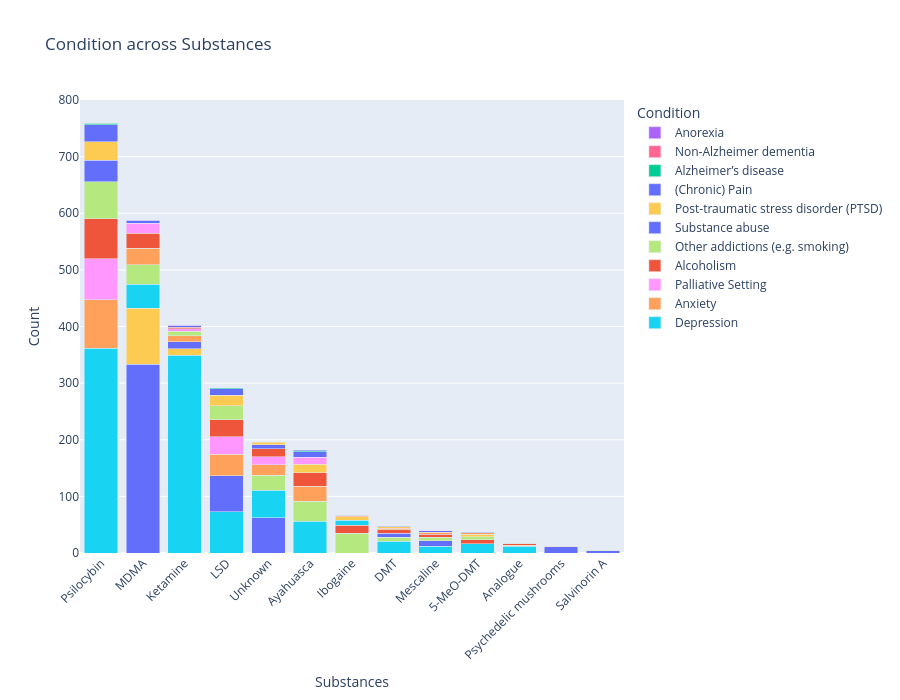

Here is the notebook cell this chart was saved with:
### Code cell
counts = plot_task_stacked_bar_interactive(
    df_2025_class,
    x_task="Substances",
    group_task="Condition",
    exclude_labels={
        "Condition": ["Psychiatric condition", "Recreational Drug Use", "Healthy Participants"],
        "Substances": ["Combination Therapy", 'Ketamine']
    },
    merge_labels={
        "Substances": {
            "Ketamine": ["Ketamine", "R-Ketamine", "S-Ketamine"]
        }
    }
)

### Figure 1 — Plotly figure (JSON) as saved in the notebook; plotly's stock layout.template omitted (floating-point values rounded to 4 significant figures)
{"data": [{"customdata": [37.36], "hovertemplate": "<b>%{x}</b><br>Depression<br>Count: %{y}<br>Percentage: %{customdata:.1f}%<extra></extra>", "marker": {"color": "#19D3F3"}, "name": "Depression", "showlegend": true, "type": "bar", "x": ["Psilocybin"], "y": [362]}, {"customdata": [8.772], "hovertemplate": "<b>%{x}</b><br>Anxiety<br>Count: %{y}<br>Percentage: %{customdata:.1f}%<extra></extra>", "marker": {"color": "#FFA15A"}, "name": "Anxiety", "showlegend": true, "type": "bar", "x": ["Psilocybin"], "y": [85]}, {"customdata": [7.534], "hovertemplate": "<b>%{x}</b><br>Palliative Setting<br>Count: %{y}<br>Percentage: %{customdata:.1f}%<extra></extra>", "marker": {"color": "#FF97FF"}, "name": "Palliative Setting", "showlegend": true, "type": "bar", "x": ["Psilocybin"], "y": [73]}, {"customdata": [7.224], "hovertemplate": "<b>%{x}</b><br>Alcoholism<br>Count: %{y}<br>Percentage: %{customdata:.1f}%<extra></extra>", "marker": {"color": "#EF553B"}, "name": "Alcoholism", "showlegend": true, "type": "bar", "x": ["Psilocybin"], "y": [70]}, {"customdata": [6.811], "hovertemplate": "<b>%{x}</b><br>Other addictions (e.g. smoking)<br>Count: %{y}<br>Percentage: %{customdata:.1f}%<extra></extra>", "marker": {"color": "#B6E880"}, "name": "Other addictions (e.g. smoking)", "showlegend": true, "type": "bar", "x": ["Psilocybin"], "y": [66]}, {"customdata": [3.922], "hovertemplate": "<b>%{x}</b><br>Substance abuse<br>Count: %{y}<br>Percentage: %{customdata:.1f}%<extra></extra>", "marker": {"color": "#636EFA"}, "name": "Substance abuse", "showlegend": true, "type": "bar", "x": ["Psilocybin"], "y": [38]}, {"customdata": [3.302], "hovertemplate": "<b>%{x}</b><br>Post-traumatic stress disorder (PTSD)<br>Count: %{y}<br>Percentage: %{customdata:.1f}%<extra></extra>", "marker": {"color": "#FECB52"}, "name": "Post-traumatic stress disorder (PTSD)", "showlegend": true, "type": "bar", "x": ["Psilocybin"], "y": [32]}, {"customdata": [3.096], "hovertemplate": "<b>%{x}</b><br>(Chronic) Pain<br>Count: %{y}<br>Percentage: %{customdata:.1f}%<extra></extra>", "marker": {"color": "#636EFA"}, "name": "(Chronic) Pain", "showlegend": true, "type": "bar", "x": ["Psilocybin"], "y": [30]}, {"customdata": [0.3096], "hovertemplate": "<b>%{x}</b><br>Alzheimer’s disease<br>Count: %{y}<br>Percentage: %{customdata:.1f}%<extra></extra>", "marker": {"color": "#00CC96"}, "name": "Alzheimer’s disease", "showlegend": true, "type": "bar", "x": ["Psilocybin"], "y": [3]}, {"customdata": [0.1032], "hovertemplate": "<b>%{x}</b><br>Non-Alzheimer dementia<br>Count: %{y}<br>Percentage: %{customdata:.1f}%<extra></extra>", "marker": {"color": "#FF6692"}, "name": "Non-Alzheimer dementia", "showlegend": true, "type": "bar", "x": ["Psilocybin"], "y": [1]}, {"customdata": [18.86], "hovertemplate": "<b>%{x}</b><br>Substance abuse<br>Count: %{y}<br>Percentage: %{customdata:.1f}%<extra></extra>", "marker": {"color": "#636EFA"}, "name": "Substance abuse", "showlegend": false, "type": "bar", "x": ["MDMA"], "y": [333]}, {"customdata": [5.606], "hovertemplate": "<b>%{x}</b><br>Post-traumatic stress disorder (PTSD)<br>Count: %{y}<br>Percentage: %{customdata:.1f}%<extra></extra>", "marker": {"color": "#FECB52"}, "name": "Post-traumatic stress disorder (PTSD)", "showlegend": false, "type": "bar", "x": ["MDMA"], "y": [99]}, {"customdata": [2.435], "hovertemplate": "<b>%{x}</b><br>Depression<br>Count: %{y}<br>Percentage: %{customdata:.1f}%<extra></extra>", "marker": {"color": "#19D3F3"}, "name": "Depression", "showlegend": false, "type": "bar", "x": ["MDMA"], "y": [43]}, {"customdata": [1.925], "hovertemplate": "<b>%{x}</b><br>Other addictions (e.g. smoking)<br>Count: %{y}<br>Percentage: %{customdata:.1f}%<extra></extra>", "marker": {"color": "#B6E880"}, "name": "Other addictions (e.g. smoking)", "showlegend": false, "type": "bar", "x": ["MDMA"], "y": [34]}, {"customdata": [1.642], "hovertemplate": "<b>%{x}</b><br>Anxiety<br>Count: %{y}<br>Percentage: %{customdata:.1f}%<extra></extra>", "marker": {"color": "#FFA15A"}, "name": "Anxiety", "showlegend": false, "type": "bar", "x": ["MDMA"], "y": [29]}, {"customdata": [1.529], "hovertemplate": "<b>%{x}</b><br>Alcoholism<br>Count: %{y}<br>Percentage: %{customdata:.1f}%<extra></extra>", "marker": {"color": "#EF553B"}, "name": "Alcoholism", "showlegend": false, "type": "bar", "x": ["MDMA"], "y": [27]}, {"customdata": [0.9626], "hovertemplate": "<b>%{x}</b><br>Palliative Setting<br>Count: %{y}<br>Percentage: %{customdata:.1f}%<extra></extra>", "marker": {"color": "#FF97FF"}, "name": "Palliative Setting", "showlegend": false, "type": "bar", "x": ["MDMA"], "y": [17]}, {"customdata": [0.2831], "hovertemplate": "<b>%{x}</b><br>(Chronic) Pain<br>Count: %{y}<br>Percentage: %{customdata:.1f}%<extra></extra>", "marker": {"color": "#636EFA"}, "name": "(Chronic) Pain", "showlegend": false, "type": "bar", "x": ["MDMA"], "y": [5]}, {"customdata": [0.05663], "hovertemplate": "<b>%{x}</b><br>Anorexia<br>Count: %{y}<br>Percentage: %{customdata:.1f}%<extra></extra>", "marker": {"color": "#AB63FA"}, "name": "Anorexia", "showlegend": true, "type": "bar", "x": ["MDMA"], "y": [1]}, {"customdata": [79.32], "hovertemplate": "<b>%{x}</b><br>Depression<br>Count: %{y}<br>Percentage: %{customdata:.1f}%<extra></extra>", "marker": {"color": "#19D3F3"}, "name": "Depression", "showlegend": false, "type": "bar", "x": ["Ketamine"], "y": [349]}, {"customdata": [2.727], "hovertemplate": "<b>%{x}</b><br>Post-traumatic stress disorder (PTSD)<br>Count: %{y}<br>Percentage: %{customdata:.1f}%<extra></extra>", "marker": {"color": "#FECB52"}, "name": "Post-traumatic stress disorder (PTSD)", "showlegend": false, "type": "bar", "x": ["Ketamine"], "y": [12]}, {"customdata": [2.727], "hovertemplate": "<b>%{x}</b><br>(Chronic) Pain<br>Count: %{y}<br>Percentage: %{customdata:.1f}%<extra></extra>", "marker": {"color": "#636EFA"}, "name": "(Chronic) Pain", "showlegend": false, "type": "bar", "x": ["Ketamine"], "y": [12]}, {"customdata": [2.5], "hovertemplate": "<b>%{x}</b><br>Anxiety<br>Count: %{y}<br>Percentage: %{customdata:.1f}%<extra></extra>", "marker": {"color": "#FFA15A"}, "name": "Anxiety", "showlegend": false, "type": "bar", "x": ["Ketamine"], "y": [11]}, {"customdata": [1.818], "hovertemplate": "<b>%{x}</b><br>Other addictions (e.g. smoking)<br>Count: %{y}<br>Percentage: %{customdata:.1f}%<extra></extra>", "marker": {"color": "#B6E880"}, "name": "Other addictions (e.g. smoking)", "showlegend": false, "type": "bar", "x": ["Ketamine"], "y": [8]}, {"customdata": [0.9091], "hovertemplate": "<b>%{x}</b><br>Palliative Setting<br>Count: %{y}<br>Percentage: %{customdata:.1f}%<extra></extra>", "marker": {"color": "#FF97FF"}, "name": "Palliative Setting", "showlegend": false, "type": "bar", "x": ["Ketamine"], "y": [4]}, {"customdata": [0.6818], "hovertemplate": "<b>%{x}</b><br>Alcoholism<br>Count: %{y}<br>Percentage: %{customdata:.1f}%<extra></extra>", "marker": {"color": "#EF553B"}, "name": "Alcoholism", "showlegend": false, "type": "bar", "x": ["Ketamine"], "y": [3]}, {"customdata": [0.4545], "hovertemplate": "<b>%{x}</b><br>Substance abuse<br>Count: %{y}<br>Percentage: %{customdata:.1f}%<extra></extra>", "marker": {"color": "#636EFA"}, "name": "Substance abuse", "showlegend": false, "type": "bar", "x": ["Ketamine"], "y": [2]}, {"customdata": [0.2273], "hovertemplate": "<b>%{x}</b><br>Anorexia<br>Count: %{y}<br>Percentage: %{customdata:.1f}%<extra></extra>", "marker": {"color": "#AB63FA"}, "name": "Anorexia", "showlegend": false, "type": "bar", "x": ["Ketamine"], "y": [1]}, {"customdata": [10.85], "hovertemplate": "<b>%{x}</b><br>Depression<br>Count: %{y}<br>Percentage: %{customdata:.1f}%<extra></extra>", "marker": {"color": "#19D3F3"}, "name": "Depression", "showlegend": false, "type": "bar", "x": ["LSD"], "y": [73]}, {"customdata": [9.361], "hovertemplate": "<b>%{x}</b><br>Substance abuse<br>Count: %{y}<br>Percentage: %{customdata:.1f}%<extra></extra>", "marker": {"color": "#636EFA"}, "name": "Substance abuse", "showlegend": false, "type": "bar", "x": ["LSD"], "y": [63]}, {"customdata": [5.646], "hovertemplate": "<b>%{x}</b><br>Anxiety<br>Count: %{y}<br>Percentage: %{customdata:.1f}%<extra></extra>", "marker": {"color": "#FFA15A"}, "name": "Anxiety", "showlegend": false, "type": "bar", "x": ["LSD"], "y": [38]}, {"customdata": [4.606], "hovertemplate": "<b>%{x}</b><br>Palliative Setting<br>Count: %{y}<br>Percentage: %{customdata:.1f}%<extra></extra>", "marker": {"color": "#FF97FF"}, "name": "Palliative Setting", "showlegend": false, "type": "bar", "x": ["LSD"], "y": [31]}, {"customdata": [4.458], "hovertemplate": "<b>%{x}</b><br>Alcoholism<br>Count: %{y}<br>Percentage: %{customdata:.1f}%<extra></extra>", "marker": {"color": "#EF553B"}, "name": "Alcoholism", "showlegend": false, "type": "bar", "x": ["LSD"], "y": [30]}, {"customdata": [3.715], "hovertemplate": "<b>%{x}</b><br>Other addictions (e.g. smoking)<br>Count: %{y}<br>Percentage: %{customdata:.1f}%<extra></extra>", "marker": {"color": "#B6E880"}, "name": "Other addictions (e.g. smoking)", "showlegend": false, "type": "bar", "x": ["LSD"], "y": [25]}, {"customdata": [2.823], "hovertemplate": "<b>%{x}</b><br>Post-traumatic stress disorder (PTSD)<br>Count: %{y}<br>Percentage: %{customdata:.1f}%<extra></extra>", "marker": {"color": "#FECB52"}, "name": "Post-traumatic stress disorder (PTSD)", "showlegend": false, "type": "bar", "x": ["LSD"], "y": [19]}, {"customdata": [1.634], "hovertemplate": "<b>%{x}</b><br>(Chronic) Pain<br>Count: %{y}<br>Percentage: %{customdata:.1f}%<extra></extra>", "marker": {"color": "#636EFA"}, "name": "(Chronic) Pain", "showlegend": false, "type": "bar", "x": ["LSD"], "y": [11]}, {"customdata": [0.2972], "hovertemplate": "<b>%{x}</b><br>Alzheimer’s disease<br>Count: %{y}<br>Percentage: %{customdata:.1f}%<extra></extra>", "marker": {"color": "#00CC96"}, "name": "Alzheimer’s disease", "showlegend": false, "type": "bar", "x": ["LSD"], "y": [2]}, {"customdata": [14.49], "hovertemplate": "<b>%{x}</b><br>Substance abuse<br>Count: %{y}<br>Percentage: %{customdata:.1f}%<extra></extra>", "marker": {"color": "#636EFA"}, "name": "Substance abuse", "showlegend": false, "type": "bar", "x": ["Unknown"], "y": [62]}, {"customdata": [11.45], "hovertemplate": "<b>%{x}</b><br>Depression<br>Count: %{y}<br>Percentage: %{customdata:.1f}%<extra></extra>", "marker": {"color": "#19D3F3"}, "name": "Depression", "showlegend": false, "type": "bar", "x": ["Unknown"], "y": [49]}, {"customdata": [6.075], "hovertemplate": "<b>%{x}</b><br>Other addictions (e.g. smoking)<br>Count: %{y}<br>Percentage: %{customdata:.1f}%<extra></extra>", "marker": {"color": "#B6E880"}, "name": "Other addictions (e.g. smoking)", "showlegend": false, "type": "bar", "x": ["Unknown"], "y": [26]}, {"customdata": [4.439], "hovertemplate": "<b>%{x}</b><br>Anxiety<br>Count: %{y}<br>Percentage: %{customdata:.1f}%<extra></extra>", "marker": {"color": "#FFA15A"}, "name": "Anxiety", "showlegend": false, "type": "bar", "x": ["Unknown"], "y": [19]}, {"customdata": [3.271], "hovertemplate": "<b>%{x}</b><br>Palliative Setting<br>Count: %{y}<br>Percentage: %{customdata:.1f}%<extra></extra>", "marker": {"color": "#FF97FF"}, "name": "Palliative Setting", "showlegend": false, "type": "bar", "x": ["Unknown"], "y": [14]}, {"customdata": [3.271], "hovertemplate": "<b>%{x}</b><br>Alcoholism<br>Count: %{y}<br>Percentage: %{customdata:.1f}%<extra></extra>", "marker": {"color": "#EF553B"}, "name": "Alcoholism", "showlegend": false, "type": "bar", "x": ["Unknown"], "y": [14]}, {"customdata": [1.636], "hovertemplate": "<b>%{x}</b><br>(Chronic) Pain<br>Count: %{y}<br>Percentage: %{customdata:.1f}%<extra></extra>", "marker": {"color": "#636EFA"}, "name": "(Chronic) Pain", "showlegend": false, "type": "bar", "x": ["Unknown"], "y": [7]}, {"customdata": [1.168], "hovertemplate": "<b>%{x}</b><br>Post-traumatic stress disorder (PTSD)<br>Count: %{y}<br>Percentage: %{customdata:.1f}%<extra></extra>", "marker": {"color": "#FECB52"}, "name": "Post-traumatic stress disorder (PTSD)", "showlegend": false, "type": "bar", "x": ["Unknown"], "y": [5]}, {"customdata": [16.14], "hovertemplate": "<b>%{x}</b><br>Depression<br>Count: %{y}<br>Percentage: %{customdata:.1f}%<extra></extra>", "marker": {"color": "#19D3F3"}, "name": "Depression", "showlegend": false, "type": "bar", "x": ["Ayahuasca"], "y": [56]}, {"customdata": [10.09], "hovertemplate": "<b>%{x}</b><br>Other addictions (e.g. smoking)<br>Count: %{y}<br>Percentage: %{customdata:.1f}%<extra></extra>", "marker": {"color": "#B6E880"}, "name": "Other addictions (e.g. smoking)", "showlegend": false, "type": "bar", "x": ["Ayahuasca"], "y": [35]}, {"customdata": [7.781], "hovertemplate": "<b>%{x}</b><br>Anxiety<br>Count: %{y}<br>Percentage: %{customdata:.1f}%<extra></extra>", "marker": {"color": "#FFA15A"}, "name": "Anxiety", "showlegend": false, "type": "bar", "x": ["Ayahuasca"], "y": [27]}, {"customdata": [6.916], "hovertemplate": "<b>%{x}</b><br>Alcoholism<br>Count: %{y}<br>Percentage: %{customdata:.1f}%<extra></extra>", "marker": {"color": "#EF553B"}, "name": "Alcoholism", "showlegend": false, "type": "bar", "x": ["Ayahuasca"], "y": [24]}, {"customdata": [4.323], "hovertemplate": "<b>%{x}</b><br>Post-traumatic stress disorder (PTSD)<br>Count: %{y}<br>Percentage: %{customdata:.1f}%<extra></extra>", "marker": {"color": "#FECB52"}, "name": "Post-traumatic stress disorder (PTSD)", "showlegend": false, "type": "bar", "x": ["Ayahuasca"], "y": [15]}, {"customdata": [3.458], "hovertemplate": "<b>%{x}</b><br>Palliative Setting<br>Count: %{y}<br>Percentage: %{customdata:.1f}%<extra></extra>", "marker": {"color": "#FF97FF"}, "name": "Palliative Setting", "showlegend": false, "type": "bar", "x": ["Ayahuasca"], "y": [12]}, {"customdata": [2.882], "hovertemplate": "<b>%{x}</b><br>Substance abuse<br>Count: %{y}<br>Percentage: %{customdata:.1f}%<extra></extra>", "marker": {"color": "#636EFA"}, "name": "Substance abuse", "showlegend": false, "type": "bar", "x": ["Ayahuasca"], "y": [10]}, {"customdata": [0.5764], "hovertemplate": "<b>%{x}</b><br>Alzheimer’s disease<br>Count: %{y}<br>Percentage: %{customdata:.1f}%<extra></extra>", "marker": {"color": "#00CC96"}, "name": "Alzheimer’s disease", "showlegend": false, "type": "bar", "x": ["Ayahuasca"], "y": [2]}, {"customdata": [0.2882], "hovertemplate": "<b>%{x}</b><br>(Chronic) Pain<br>Count: %{y}<br>Percentage: %{customdata:.1f}%<extra></extra>", "marker": {"color": "#636EFA"}, "name": "(Chronic) Pain", "showlegend": false, "type": "bar", "x": ["Ayahuasca"], "y": [1]}, {"customdata": [38.89], "hovertemplate": "<b>%{x}</b><br>Other addictions (e.g. smoking)<br>Count: %{y}<br>Percentage: %{customdata:.1f}%<extra></extra>", "marker": {"color": "#B6E880"}, "name": "Other addictions (e.g. smoking)", "showlegend": false, "type": "bar", "x": ["Ibogaine"], "y": [35]}, {"customdata": [15.56], "hovertemplate": "<b>%{x}</b><br>Alcoholism<br>Count: %{y}<br>Percentage: %{customdata:.1f}%<extra></extra>", "marker": {"color": "#EF553B"}, "name": "Alcoholism", "showlegend": false, "type": "bar", "x": ["Ibogaine"], "y": [14]}, {"customdata": [10], "hovertemplate": "<b>%{x}</b><br>Depression<br>Count: %{y}<br>Percentage: %{customdata:.1f}%<extra></extra>", "marker": {"color": "#19D3F3"}, "name": "Depression", "showlegend": false, "type": "bar", "x": ["Ibogaine"], "y": [9]}, {"customdata": [6.667], "hovertemplate": "<b>%{x}</b><br>Post-traumatic stress disorder (PTSD)<br>Count: %{y}<br>Percentage: %{customdata:.1f}%<extra></extra>", "marker": {"color": "#FECB52"}, "name": "Post-traumatic stress disorder (PTSD)", "showlegend": false, "type": "bar", "x": ["Ibogaine"], "y": [6]}, {"customdata": [2.222], "hovertemplate": "<b>%{x}</b><br>Anxiety<br>Count: %{y}<br>Percentage: %{customdata:.1f}%<extra></extra>", "marker": {"color": "#FFA15A"}, "name": "Anxiety", "showlegend": false, "type": "bar", "x": ["Ibogaine"], "y": [2]}, {"customdata": [1.111], "hovertemplate": "<b>%{x}</b><br>Substance abuse<br>Count: %{y}<br>Percentage: %{customdata:.1f}%<extra></extra>", "marker": {"color": "#636EFA"}, "name": "Substance abuse", "showlegend": false, "type": "bar", "x": ["Ibogaine"], "y": [1]}, {"customdata": [1.111], "hovertemplate": "<b>%{x}</b><br>(Chronic) Pain<br>Count: %{y}<br>Percentage: %{customdata:.1f}%<extra></extra>", "marker": {"color": "#636EFA"}, "name": "(Chronic) Pain", "showlegend": false, "type": "bar", "x": ["Ibogaine"], "y": [1]}, {"customdata": [10.88], "hovertemplate": "<b>%{x}</b><br>Depression<br>Count: %{y}<br>Percentage: %{customdata:.1f}%<extra></extra>", "marker": {"color": "#19D3F3"}, "name": "Depression", "showlegend": false, "type": "bar", "x": ["DMT"], "y": [21]}, {"customdata": [3.627], "hovertemplate": "<b>%{x}</b><br>Other addictions (e.g. smoking)<br>Count: %{y}<br>Percentage: %{customdata:.1f}%<extra></extra>", "marker": {"color": "#B6E880"}, "name": "Other addictions (e.g. smoking)", "showlegend": false, "type": "bar", "x": ["DMT"], "y": [7]}, {"customdata": [3.627], "hovertemplate": "<b>%{x}</b><br>Substance abuse<br>Count: %{y}<br>Percentage: %{customdata:.1f}%<extra></extra>", "marker": {"color": "#636EFA"}, "name": "Substance abuse", "showlegend": false, "type": "bar", "x": ["DMT"], "y": [7]}, {"customdata": [3.109], "hovertemplate": "<b>%{x}</b><br>Alcoholism<br>Count: %{y}<br>Percentage: %{customdata:.1f}%<extra></extra>", "marker": {"color": "#EF553B"}, "name": "Alcoholism", "showlegend": false, "type": "bar", "x": ["DMT"], "y": [6]}, {"customdata": [1.554], "hovertemplate": "<b>%{x}</b><br>Anxiety<br>Count: %{y}<br>Percentage: %{customdata:.1f}%<extra></extra>", "marker": {"color": "#FFA15A"}, "name": "Anxiety", "showlegend": false, "type": "bar", "x": ["DMT"], "y": [3]}, {"customdata": [1.036], "hovertemplate": "<b>%{x}</b><br>Post-traumatic stress disorder (PTSD)<br>Count: %{y}<br>Percentage: %{customdata:.1f}%<extra></extra>", "marker": {"color": "#FECB52"}, "name": "Post-traumatic stress disorder (PTSD)", "showlegend": false, "type": "bar", "x": ["DMT"], "y": [2]}, {"customdata": [0.5181], "hovertemplate": "<b>%{x}</b><br>(Chronic) Pain<br>Count: %{y}<br>Percentage: %{customdata:.1f}%<extra></extra>", "marker": {"color": "#636EFA"}, "name": "(Chronic) Pain", "showlegend": false, "type": "bar", "x": ["DMT"], "y": [1]}, {"customdata": [12.77], "hovertemplate": "<b>%{x}</b><br>Depression<br>Count: %{y}<br>Percentage: %{customdata:.1f}%<extra></extra>", "marker": {"color": "#19D3F3"}, "name": "Depression", "showlegend": false, "type": "bar", "x": ["Mescaline"], "y": [12]}, {"customdata": [10.64], "hovertemplate": "<b>%{x}</b><br>Substance abuse<br>Count: %{y}<br>Percentage: %{customdata:.1f}%<extra></extra>", "marker": {"color": "#636EFA"}, "name": "Substance abuse", "showlegend": false, "type": "bar", "x": ["Mescaline"], "y": [10]}, {"customdata": [6.383], "hovertemplate": "<b>%{x}</b><br>Other addictions (e.g. smoking)<br>Count: %{y}<br>Percentage: %{customdata:.1f}%<extra></extra>", "marker": {"color": "#B6E880"}, "name": "Other addictions (e.g. smoking)", "showlegend": false, "type": "bar", "x": ["Mescaline"], "y": [6]}, {"customdata": [5.319], "hovertemplate": "<b>%{x}</b><br>Alcoholism<br>Count: %{y}<br>Percentage: %{customdata:.1f}%<extra></extra>", "marker": {"color": "#EF553B"}, "name": "Alcoholism", "showlegend": false, "type": "bar", "x": ["Mescaline"], "y": [5]}, {"customdata": [4.255], "hovertemplate": "<b>%{x}</b><br>Anxiety<br>Count: %{y}<br>Percentage: %{customdata:.1f}%<extra></extra>", "marker": {"color": "#FFA15A"}, "name": "Anxiety", "showlegend": false, "type": "bar", "x": ["Mescaline"], "y": [4]}, {"customdata": [2.128], "hovertemplate": "<b>%{x}</b><br>(Chronic) Pain<br>Count: %{y}<br>Percentage: %{customdata:.1f}%<extra></extra>", "marker": {"color": "#636EFA"}, "name": "(Chronic) Pain", "showlegend": false, "type": "bar", "x": ["Mescaline"], "y": [2]}, {"customdata": [1.064], "hovertemplate": "<b>%{x}</b><br>Palliative Setting<br>Count: %{y}<br>Percentage: %{customdata:.1f}%<extra></extra>", "marker": {"color": "#FF97FF"}, "name": "Palliative Setting", "showlegend": false, "type": "bar", "x": ["Mescaline"], "y": [1]}, {"customdata": [1.064], "hovertemplate": "<b>%{x}</b><br>Post-traumatic stress disorder (PTSD)<br>Count: %{y}<br>Percentage: %{customdata:.1f}%<extra></extra>", "marker": {"color": "#FECB52"}, "name": "Post-traumatic stress disorder (PTSD)", "showlegend": false, "type": "bar", "x": ["Mescaline"], "y": [1]}, {"customdata": [20.25], "hovertemplate": "<b>%{x}</b><br>Depression<br>Count: %{y}<br>Percentage: %{customdata:.1f}%<extra></extra>", "marker": {"color": "#19D3F3"}, "name": "Depression", "showlegend": false, "type": "bar", "x": ["5-MeO-DMT"], "y": [16]}, {"customdata": [8.861], "hovertemplate": "<b>%{x}</b><br>Alcoholism<br>Count: %{y}<br>Percentage: %{customdata:.1f}%<extra></extra>", "marker": {"color": "#EF553B"}, "name": "Alcoholism", "showlegend": false, "type": "bar", "x": ["5-MeO-DMT"], "y": [7]}, {"customdata": [7.595], "hovertemplate": "<b>%{x}</b><br>Other addictions (e.g. smoking)<br>Count: %{y}<br>Percentage: %{customdata:.1f}%<extra></extra>", "marker": {"color": "#B6E880"}, "name": "Other addictions (e.g. smoking)", "showlegend": false, "type": "bar", "x": ["5-MeO-DMT"], "y": [6]}, {"customdata": [5.063], "hovertemplate": "<b>%{x}</b><br>Post-traumatic stress disorder (PTSD)<br>Count: %{y}<br>Percentage: %{customdata:.1f}%<extra></extra>", "marker": {"color": "#FECB52"}, "name": "Post-traumatic stress disorder (PTSD)", "showlegend": false, "type": "bar", "x": ["5-MeO-DMT"], "y": [4]}, {"customdata": [3.797], "hovertemplate": "<b>%{x}</b><br>Anxiety<br>Count: %{y}<br>Percentage: %{customdata:.1f}%<extra></extra>", "marker": {"color": "#FFA15A"}, "name": "Anxiety", "showlegend": false, "type": "bar", "x": ["5-MeO-DMT"], "y": [3]}, {"customdata": [1.266], "hovertemplate": "<b>%{x}</b><br>(Chronic) Pain<br>Count: %{y}<br>Percentage: %{customdata:.1f}%<extra></extra>", "marker": {"color": "#636EFA"}, "name": "(Chronic) Pain", "showlegend": false, "type": "bar", "x": ["5-MeO-DMT"], "y": [1]}, {"customdata": [25.53], "hovertemplate": "<b>%{x}</b><br>Depression<br>Count: %{y}<br>Percentage: %{customdata:.1f}%<extra></extra>", "marker": {"color": "#19D3F3"}, "name": "Depression", "showlegend": false, "type": "bar", "x": ["Analogue"], "y": [12]}, {"customdata": [4.255], "hovertemplate": "<b>%{x}</b><br>Post-traumatic stress disorder (PTSD)<br>Count: %{y}<br>Percentage: %{customdata:.1f}%<extra></extra>", "marker": {"color": "#FECB52"}, "name": "Post-traumatic stress disorder (PTSD)", "showlegend": false, "type": "bar", "x": ["Analogue"], "y": [2]}, {"customdata": [4.255], "hovertemplate": "<b>%{x}</b><br>Alcoholism<br>Count: %{y}<br>Percentage: %{customdata:.1f}%<extra></extra>", "marker": {"color": "#EF553B"}, "name": "Alcoholism", "showlegend": false, "type": "bar", "x": ["Analogue"], "y": [2]}, {"customdata": [2.128], "hovertemplate": "<b>%{x}</b><br>Other addictions (e.g. smoking)<br>Count: %{y}<br>Percentage: %{customdata:.1f}%<extra></extra>", "marker": {"color": "#B6E880"}, "name": "Other addictions (e.g. smoking)", "showlegend": false, "type": "bar", "x": ["Analogue"], "y": [1]}, {"customdata": [2.128], "hovertemplate": "<b>%{x}</b><br>Anxiety<br>Count: %{y}<br>Percentage: %{customdata:.1f}%<extra></extra>", "marker": {"color": "#FFA15A"}, "name": "Anxiety", "showlegend": false, "type": "bar", "x": ["Analogue"], "y": [1]}, {"customdata": [39.29], "hovertemplate": "<b>%{x}</b><br>Substance abuse<br>Count: %{y}<br>Percentage: %{customdata:.1f}%<extra></extra>", "marker": {"color": "#636EFA"}, "name": "Substance abuse", "showlegend": false, "type": "bar", "x": ["Psychedelic mushrooms"], "y": [11]}, {"customdata": [3.571], "hovertemplate": "<b>%{x}</b><br>Anxiety<br>Count: %{y}<br>Percentage: %{customdata:.1f}%<extra></extra>", "marker": {"color": "#FFA15A"}, "name": "Anxiety", "showlegend": false, "type": "bar", "x": ["Psychedelic mushrooms"], "y": [1]}, {"customdata": [3.571], "hovertemplate": "<b>%{x}</b><br>Depression<br>Count: %{y}<br>Percentage: %{customdata:.1f}%<extra></extra>", "marker": {"color": "#19D3F3"}, "name": "Depression", "showlegend": false, "type": "bar", "x": ["Psychedelic mushrooms"], "y": [1]}, {"customdata": [8.511], "hovertemplate": "<b>%{x}</b><br>Substance abuse<br>Count: %{y}<br>Percentage: %{customdata:.1f}%<extra></extra>", "marker": {"color": "#636EFA"}, "name": "Substance abuse", "showlegend": false, "type": "bar", "x": ["Salvinorin A"], "y": [4]}, {"customdata": [2.128], "hovertemplate": "<b>%{x}</b><br>Other addictions (e.g. smoking)<br>Count: %{y}<br>Percentage: %{customdata:.1f}%<extra></extra>", "marker": {"color": "#B6E880"}, "name": "Other addictions (e.g. smoking)", "showlegend": false, "type": "bar", "x": ["Salvinorin A"], "y": [1]}], "layout": {"barmode": "stack", "height": 700, "legend": {"title": {"text": "Condition"}}, "title": {"text": "Condition across Substances"}, "xaxis": {"tickangle": -45, "title": {"text": "Substances"}}, "yaxis": {"title": {"text": "Count"}}}}
